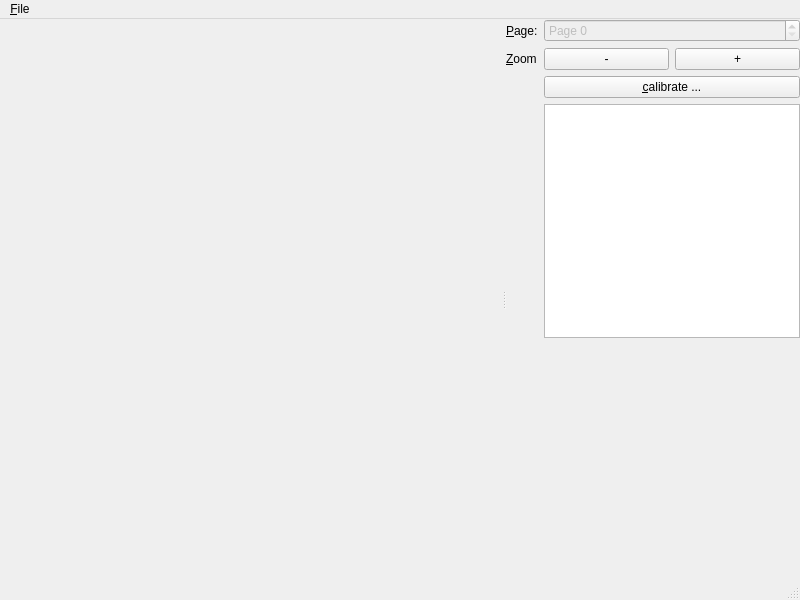
<?xml version="1.0" encoding="UTF-8"?>
<ui version="4.0">
 <class>MainWindow</class>
 <widget class="QMainWindow" name="MainWindow">
  <property name="geometry">
   <rect>
    <x>0</x>
    <y>0</y>
    <width>800</width>
    <height>600</height>
   </rect>
  </property>
  <property name="windowTitle">
   <string>vpdf</string>
  </property>
  <widget class="QWidget" name="centralwidget">
   <layout class="QHBoxLayout" name="horizontalLayout">
    <property name="leftMargin">
     <number>0</number>
    </property>
    <property name="topMargin">
     <number>0</number>
    </property>
    <property name="rightMargin">
     <number>0</number>
    </property>
    <property name="bottomMargin">
     <number>0</number>
    </property>
    <item>
     <widget class="QSplitter" name="splitter">
      <property name="orientation">
       <enum>Qt::Horizontal</enum>
      </property>
      <widget class="PdfView" name="pdf_view" native="true">
       <property name="sizePolicy">
        <sizepolicy hsizetype="Expanding" vsizetype="Preferred">
         <horstretch>1</horstretch>
         <verstretch>0</verstretch>
        </sizepolicy>
       </property>
      </widget>
      <widget class="QWidget" name="widget" native="true">
       <layout class="QFormLayout" name="formLayout">
        <item row="0" column="0">
         <widget class="QLabel" name="label">
          <property name="text">
           <string>&amp;Page:</string>
          </property>
          <property name="buddy">
           <cstring>sp_page</cstring>
          </property>
         </widget>
        </item>
        <item row="0" column="1">
         <widget class="QSpinBox" name="sp_page">
          <property name="enabled">
           <bool>false</bool>
          </property>
          <property name="prefix">
           <string>Page </string>
          </property>
         </widget>
        </item>
        <item row="1" column="0">
         <widget class="QLabel" name="label_2">
          <property name="text">
           <string>&amp;Zoom</string>
          </property>
          <property name="buddy">
           <cstring>pb_zoom_out</cstring>
          </property>
         </widget>
        </item>
        <item row="1" column="1">
         <layout class="QHBoxLayout" name="horizontalLayout_2">
          <item>
           <widget class="QPushButton" name="pb_zoom_out">
            <property name="text">
             <string>-</string>
            </property>
            <property name="shortcut">
             <string>-</string>
            </property>
           </widget>
          </item>
          <item>
           <widget class="QPushButton" name="pb_zoom_in">
            <property name="text">
             <string>+</string>
            </property>
            <property name="shortcut">
             <string>+</string>
            </property>
           </widget>
          </item>
         </layout>
        </item>
        <item row="2" column="1">
         <widget class="QPushButton" name="pb_calibrate">
          <property name="enabled">
           <bool>true</bool>
          </property>
          <property name="text">
           <string>&amp;calibrate ...</string>
          </property>
          <property name="checkable">
           <bool>false</bool>
          </property>
         </widget>
        </item>
        <item row="3" column="1">
         <widget class="QTextEdit" name="te_info">
          <property name="textInteractionFlags">
           <set>Qt::TextSelectableByKeyboard|Qt::TextSelectableByMouse</set>
          </property>
         </widget>
        </item>
        <item row="4" column="0">
         <spacer name="verticalSpacer">
          <property name="orientation">
           <enum>Qt::Vertical</enum>
          </property>
          <property name="sizeHint" stdset="0">
           <size>
            <width>20</width>
            <height>40</height>
           </size>
          </property>
         </spacer>
        </item>
       </layout>
      </widget>
     </widget>
    </item>
   </layout>
  </widget>
  <widget class="QMenuBar" name="menubar">
   <property name="geometry">
    <rect>
     <x>0</x>
     <y>0</y>
     <width>800</width>
     <height>19</height>
    </rect>
   </property>
   <widget class="QMenu" name="menuFile">
    <property name="title">
     <string>&amp;File</string>
    </property>
    <addaction name="action_Open"/>
    <addaction name="action_Exit"/>
   </widget>
   <addaction name="menuFile"/>
  </widget>
  <widget class="QStatusBar" name="statusbar"/>
  <action name="action_Open">
   <property name="text">
    <string>&amp;Open ...</string>
   </property>
   <property name="shortcut">
    <string>Ctrl+O</string>
   </property>
  </action>
  <action name="action_Exit">
   <property name="text">
    <string>&amp;Exit</string>
   </property>
  </action>
 </widget>
 <customwidgets>
  <customwidget>
   <class>PdfView</class>
   <extends>QWidget</extends>
   <header>pdfview.h</header>
   <container>1</container>
  </customwidget>
 </customwidgets>
 <tabstops>
  <tabstop>sp_page</tabstop>
  <tabstop>pb_zoom_out</tabstop>
  <tabstop>pb_zoom_in</tabstop>
  <tabstop>te_info</tabstop>
 </tabstops>
 <resources/>
 <connections/>
</ui>
